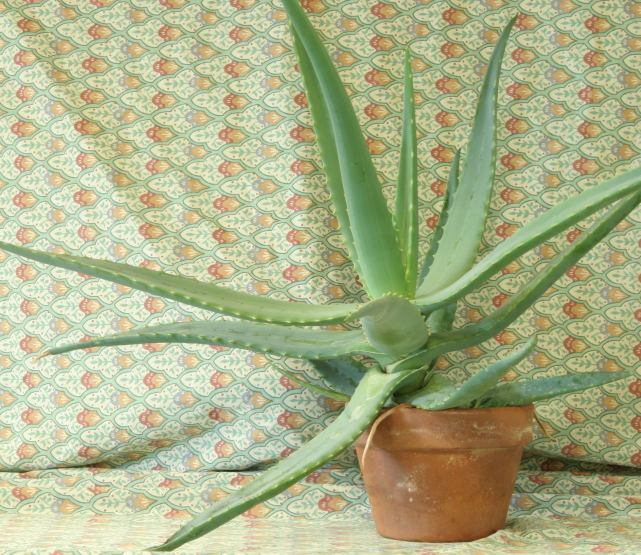
#> input picture data/aloeL.jpg, 1282 x 1110 px (shown at 1/2 size)
$ python stereo_depth.py
#> lines starting #> are read from the running program, lines starting #| are printed output that depends on the picture; after the words box and inside, x2 and y2 are one past the last pixel; in counts of white or black regions, pixels touching at a corner belong together
"""
Stereo disparity and relative-depth estimation using OpenCV StereoSGBM.
Default inputs are OpenCV's aloeL/aloeR sample images.
Download the two images into data/ first, or pass their paths with --left and --right.
"""
from __future__ import annotations
import argparse
from pathlib import Path
import re
import sys


def discard_foreign_user_site_packages() -> None:
    """Prevent an IDE from loading packages built for a different Python version."""
    active_tag = f"python{sys.version_info.major}{sys.version_info.minor}"
    user_site_pattern = re.compile(
        r"appdata[\\/]+roaming[\\/]+python[\\/]+(python\d+)[\\/]+site-packages",
        re.IGNORECASE,
    )
    retained_paths = []
    for search_path in sys.path:
        matched_path = user_site_pattern.search(search_path)
        if matched_path and matched_path.group(1).lower() != active_tag:
            continue
        retained_paths.append(search_path)
    sys.path[:] = retained_paths


discard_foreign_user_site_packages()

import cv2
import numpy as np


def find_default_image(file_name: str, data_directory: Path) -> Path:
    """Locate an OpenCV sample image without assuming fixed installation path."""
    candidate = data_directory / file_name
    if candidate.exists():
        return candidate

    try:
        sample_path = cv2.samples.findFile(file_name, required=False)
    except TypeError:
        sample_path = ""

    if sample_path:
        return Path(sample_path)

    raise FileNotFoundError(
        f"Cannot find {file_name}. Run download_opencv_samples.py first, or use "
        f"--left/--right to specify the stereo pair."
    )


def normalize_for_display(image: np.ndarray, valid_mask: np.ndarray) -> np.ndarray:
    """Rescale image intensity for visualization, ignore invalid pixels."""
    preview = np.zeros(image.shape, dtype=np.uint8)
    if np.any(valid_mask):
        low, high = np.percentile(image[valid_mask], (2, 98))
        if high > low:
            rescaled = (image - low) * 255.0 / (high - low)
            preview = np.clip(rescaled, 0, 255).astype(np.uint8)
    return preview


def read_color_image(image_path: Path) -> np.ndarray | None:
    """Read a colour image while supporting Windows paths containing Unicode."""
    try:
        encoded_bytes = np.fromfile(image_path, dtype=np.uint8)
    except OSError:
        return None
    return cv2.imdecode(encoded_bytes, cv2.IMREAD_COLOR)
#> returned value is the input picture: shape (1110, 1282, 3); mean B, G, R 136.6, 177.2, 171.2


def save_image(image_path: Path, image: np.ndarray) -> None:
    """Save an image while supporting Windows paths containing Unicode."""
    success, encoded_image = cv2.imencode(image_path.suffix, image)
    if not success:
        raise RuntimeError(f"Could not encode output image: {image_path}")
    encoded_image.tofile(image_path)


def main() -> None:
    project_directory = Path(__file__).resolve().parent
    # Define command-line options
    parser = argparse.ArgumentParser(description="OpenCV stereo depth estimation")
    parser.add_argument("--left", type=Path, help="Path to the left image")
    parser.add_argument("--right", type=Path, help="Path to the right image")
    parser.add_argument(
        "--data-dir", type=Path, default=project_directory / "data"
    )
    parser.add_argument(
        "--output", type=Path, default=project_directory / "results"
    )
    parser.add_argument(
        "--num-disparities",
        type=int,
        default=128,
        help="Must be divisible by 16"
    )
    parser.add_argument(
        "--block-size",
        type=int,
        default=5,
        help="Odd matching window size"
    )
    options = parser.parse_args()

    # Check matching parameters
    if options.num_disparities <= 0 or options.num_disparities % 16 != 0:
        parser.error("--num-disparities must be a positive multiple of 16")
    if options.block_size < 3 or options.block_size % 2 == 0:
        parser.error("--block-size must be an odd integer >= 3")

    # Read the left and right views
    left_path = options.left or find_default_image("aloeL.jpg", options.data_dir)
    right_path = options.right or find_default_image("aloeR.jpg", options.data_dir)

    left_image = read_color_image(left_path)
    right_image = read_color_image(right_path)
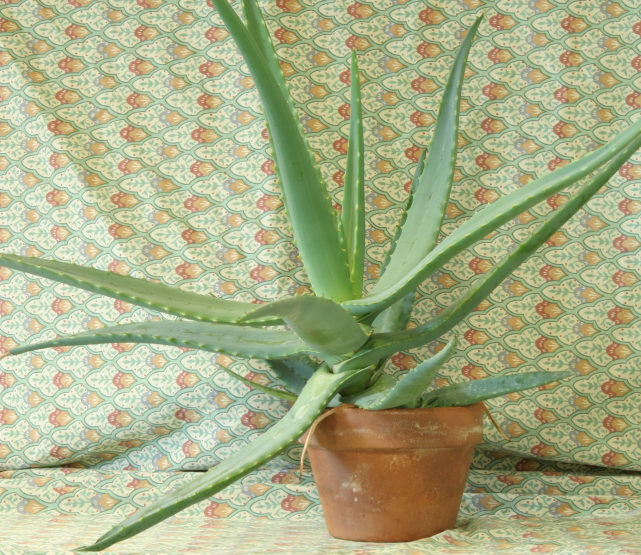
#> input picture data/aloeR.jpg, 1282 x 1110 px (shown at 1/2 size)
#> in read_color_image, returned value is the input picture: shape (1110, 1282, 3); mean B, G, R 134.1, 174.2, 168

    if left_image is None or right_image is None:
        raise RuntimeError("One or both input images could not be read")
    if left_image.shape != right_image.shape:
        raise ValueError(
            f"Image sizes must match; got {left_image.shape} and {right_image.shape}"
        )

    # Prepare grayscale inputs
    left_gray = cv2.cvtColor(left_image, cv2.COLOR_BGR2GRAY)
    right_gray = cv2.cvtColor(right_image, cv2.COLOR_BGR2GRAY)
    window_size = options.block_size

    # Configure the stereo matcher
    matcher = cv2.StereoSGBM_create(
        minDisparity=0,
        numDisparities=options.num_disparities,
        blockSize=window_size,
        P1=8 * (window_size ** 2),
        P2=32 * (window_size ** 2),
        disp12MaxDiff=1,
        uniquenessRatio=10,
        preFilterCap=63,
        speckleRange=2,
        speckleWindowSize=100,
        mode=cv2.STEREO_SGBM_MODE_SGBM_3WAY,
    )

    # Convert fixed-point matching results to pixel disparities
    disparity = matcher.compute(left_gray, right_gray).astype(np.float32) / 16.0
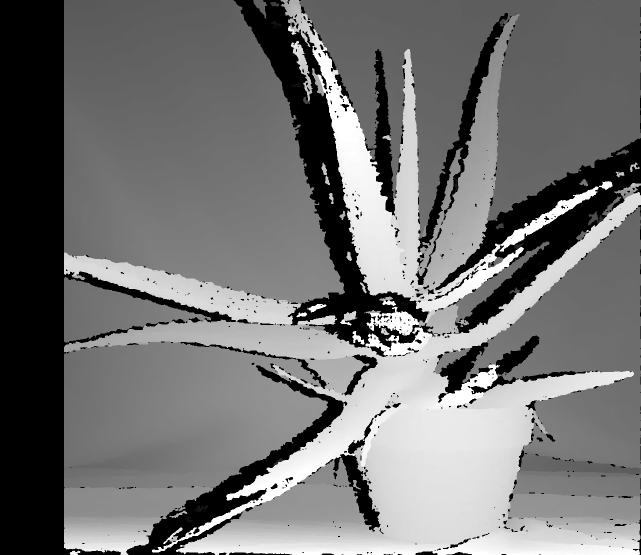
#> disparity: shape (1110, 1282) float32 (shown at 1/2 size); min -1, max 127, mean 56.8; drawn with min black and max white
    valid_pixels = disparity > 0
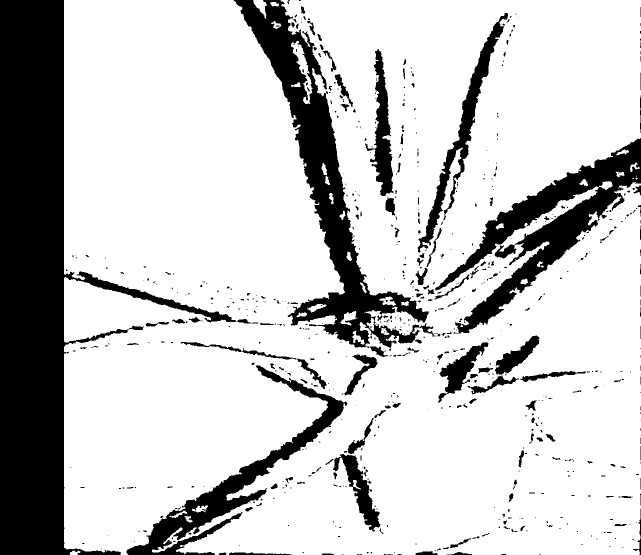
#> valid_pixels: shape (1110, 1282) bool (shown at 1/2 size); 78.1% white; 696 black regions (508 under 20 px), largest, box (x1, y1, x2, y2) and area: (0, 0, 473, 1110) 148580, (467, 0, 872, 701) 53494, (870, 276, 1282, 667) 38279

    # Render the disparity preview
    disparity_preview = normalize_for_display(disparity, valid_pixels)
#> in normalize_for_display, `low, high = np.percentile(image[valid_mask], (2, 98))`: low = 46.06; high = 127
    disparity_color = cv2.applyColorMap(disparity_preview, cv2.COLORMAP_TURBO)
    disparity_color[~valid_pixels] = 0
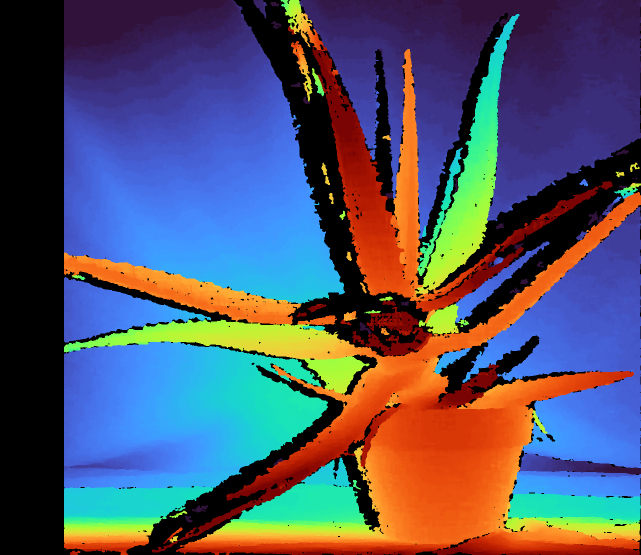
#> disparity_color: shape (1110, 1282, 3) (shown at 1/2 size); mean B, G, R 103.5, 84.7, 82.9

    # Estimate uncalibrated relative depth from inverse disparity
    relative_depth = np.zeros_like(disparity)
    relative_depth[valid_pixels] = 1.0 / disparity[valid_pixels]
    depth_preview = normalize_for_display(relative_depth, valid_pixels)
#> in normalize_for_display (call 2), `low, high = np.percentile(image[valid_mask], (2, 98))`: low = 0.00787; high = 0.0217
#> in normalize_for_display (call 2), `preview = np.clip(rescaled, 0, 255).astype(np.uint8)`:
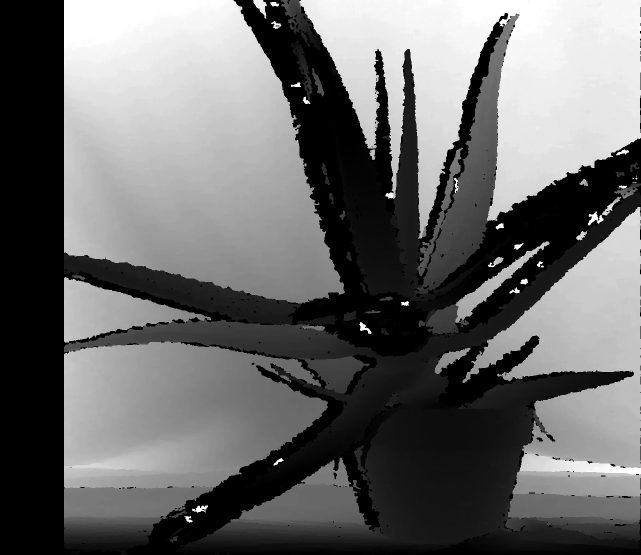
#> preview: shape (1110, 1282) (shown at 1/2 size); min 0, max 255, mean 105.8
    depth_color = cv2.applyColorMap(255 - depth_preview, cv2.COLORMAP_TURBO)
    depth_color[~valid_pixels] = 0
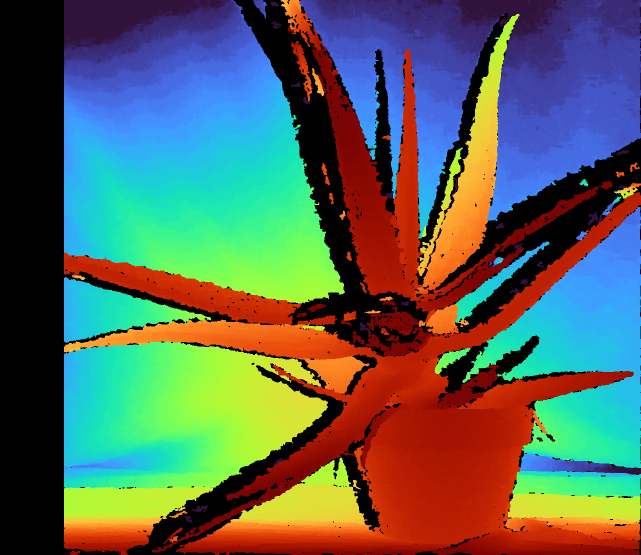
#> depth_color: shape (1110, 1282, 3) (shown at 1/2 size); mean B, G, R 88.3, 101.1, 88.9

    # Create the destination directory
    options.output.mkdir(parents=True, exist_ok=True)

    # Write images and disparity data
    save_image(options.output / "left.png", left_image)
    save_image(options.output / "right.png", right_image)
    save_image(options.output / "disparity_gray.png", disparity_preview)
    save_image(options.output / "disparity_color.png", disparity_color)
    save_image(options.output / "relative_depth_color.png", depth_color)
    np.save(options.output / "disparity_pixels.npy", disparity)

    # Assemble a compact comparison panel
    thumbnails = [
        cv2.resize(img, (0, 0), fx=0.33, fy=0.33)
        for img in (left_image, disparity_color, depth_color)
    ]
#> thumbnails = 3 items
    panel = cv2.hconcat(thumbnails)
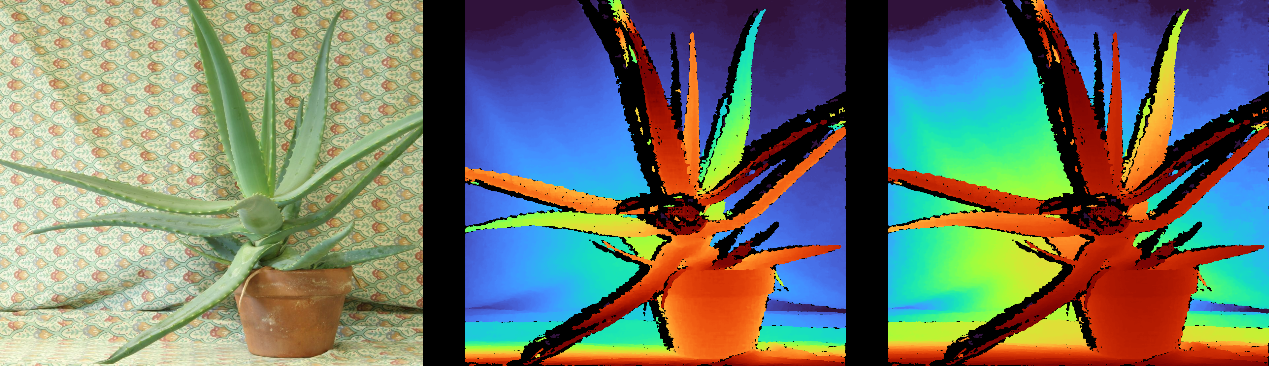
#> panel: shape (366, 1269, 3); mean of channels 0, 1, 2 109.6, 121, 114.3; drawn as B, G, R
    save_image(options.output / "stereo_result_panel.png", panel)

    # Report input details and output location
    print(f"Left image: {left_path}")
    print(f"Right image: {right_path}")
    print(f"Image size: {left_image.shape[1]} x {left_image.shape[0]} px")
#| Image size: 1282 x 1110 px
    valid_ratio = valid_pixels.mean() * 100
#> valid_ratio = 78.07
    print(f"Valid disparity ratio: {valid_ratio:.2f}%")
#| Valid disparity ratio: 78.07%
    print(f"Saved results to: {options.output.resolve()}")


if __name__ == "__main__":
    main()
